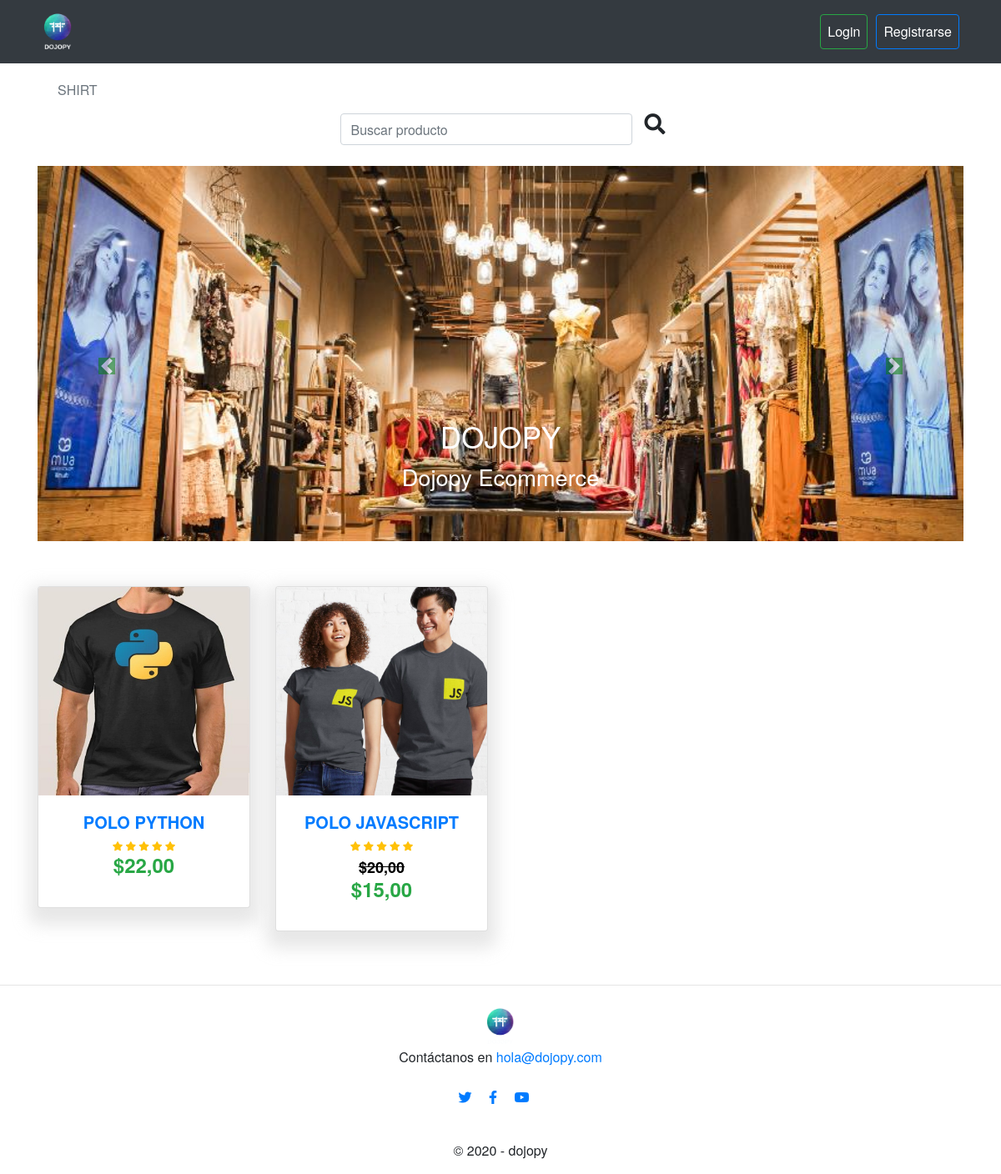
The page / on the database its author committed.
### product/models.py (models this page shows, shortened)
class Ecommerce(models.Model):
    user = models.OneToOneField(settings.AUTH_USER_MODEL, on_delete=models.CASCADE, related_name='owner')
    name = models.CharField(max_length=250, verbose_name="Nombre de Tienda")
    logo = models.ImageField(upload_to='ecommerce_logo/',blank=False, verbose_name="Logo de Empresa")
    phone = models.CharField(max_length=250, verbose_name="Telefono")
    email = models.EmailField()
    descripcion = models.TextField(max_length=500, verbose_name="Descripción")

class Category(models.Model):
    title = models.CharField(max_length=300, verbose_name="nombre")
    primaryCategory = models.BooleanField(default=False, verbose_name="Categoria primaria")

class ImagesCover(models.Model):
    ecommerce = models.ForeignKey('Ecommerce', on_delete=models.CASCADE)
    cover = models.ImageField(upload_to='covers/', verbose_name='cover')

class Product(models.Model):
    ecommerce = models.ForeignKey('Ecommerce', on_delete=models.CASCADE, verbose_name="Nombre de Tienda")
    name = models.CharField(max_length=300, verbose_name="Nombre de Producto")
    category = models.ForeignKey('Category', on_delete=models.CASCADE, verbose_name="Categoria")
    slug = models.SlugField()
    price = models.FloatField(verbose_name="Precio")
    discount_price = models.FloatField(blank=True, null=True,verbose_name="Precio con Descuento")
    preview_text = models.TextField(max_length=250, verbose_name='Texto Previo')
    detail_text = models.TextField(max_length=1000, verbose_name='Detalle de Producto')
    image_product = models.ImageField(upload_to='products/', blank=True, verbose_name="Imagen de producto")

### home/views.py (the view, shortened to what this page needs)
# urls.py: path('', views.home, name='home'),
def home(request):
    ecommerce = Ecommerce.objects.get(name='dojopy')
    categories = Category.objects.all()
    object_list = Product.objects.all()
    imges_cover = ImagesCover.objects.filter(ecommerce=ecommerce.id)
    count_order = 0
    context = {
        'user': request.user,
        'ecommerce': ecommerce,
        'categories': categories,
        'object_list': object_list,
        'imges_cover': imges_cover,
        'count_order': count_order
    }
    print(ecommerce.name)
    return render(request, 'home.html', context)

### templates/home.html (shortened to what this page needs)
{% extends "base.html" %}
{% load humanize %}
{% block content %}
  <main>
    <div class="container">
      <nav class="navbar navbar-expand-lg navbar-dark mdb-color lighten-3">
        <div class="collapse navbar-collapse" id="basicExampleNav">
          <ul class="navbar-nav mr-auto">
            {% for item in  categories %}
                <li class="nav-item active">
                  <a class="nav-link text-secondary" href="#">{{item.title.upper}}</a>
                </li>
            {% endfor %}
          </ul>
        </div>
      </nav>
      <div class="row" style="place-content:center;padding-bottom:25px">
              <div class="md-form my-0 col-4 border-0">
                  <input class="form-control mr-sm-2" type="text" placeholder="Buscar producto" aria-label="Search">
              </div>
              <span style="margin-right:10px;font-size:25px" class="fa fa-search" aria-hidden="true"></span>
      </div>
      {% include "carousel.html" %}
    <br>
      <section class="text-center mb-4">
        <div class="row wow fadeIn">
          {% for item in object_list %}
              <div class="col-lg-3 col-md-6 mb-4">
                <div class="card mb-3 zoom">
                    <a href="{% url 'item_detail' item.slug %}">
                        <div class="view overlay">
                            <img height="250px" src="{{ item.image_product.url }}" class="card-img-top">
                        </div>
                        <div class="card-body text-center">
                          <h5>
                            <strong>
                                {{ item.name.upper }}
                            </strong>
                          </h5>
                    </a>
                    <div class="text-warning" style="font-size:0.7rem">
                        <span class="fa fa-star">
                        </span>
                        <span class="fa fa-star">
                        </span>
                        <span class="fa fa-star">
                        </span>
                        <span class="fa fa-star">
                        </span>
                        <span class="fa fa-star">
                        </span>
                    </div>
                    <h4 class="font-weight-bold blue-text">
                      <strong>
                      {% if item.discount_price %}
                      <p class="text-success">
                        <del style="font-size: 18px; color: black"><span >${{ item.price | floatformat:2| intcomma }} </span></del>
                          <br>
                        <span>${{ item.discount_price |floatformat:2|intcomma }} </span>
                      </p>
                      {% else %}
                      <p class="text-success">
                          <span>${{ item.price | floatformat:2| intcomma }} </span>
                      </p>
                      {% endif %}
                      </strong>
                    </h4>
                  </div>
                </div>
            </div>
                {% endfor %}
  </main>
{% endblock content %}

### templates/base.html (shortened to what this page needs)
{% load static %}
<!DOCTYPE html>
<html lang="en">
<head>
    <link rel="stylesheet" href="https://use.fontawesome.com/releases/v5.8.1/css/all.css">
    <link rel="stylesheet" href="https://stackpath.bootstrapcdn.com/bootstrap/4.5.2/css/bootstrap.min.css">
    <link rel="stylesheet" href="{% static '/css/styles.css' %}">
</head>
{% include "navbar.html" %}
<body>
    <div style="padding-bottom:80px"></div>
    {% block content %}
    {% endblock %}
</body>
{% include "footer.html" %}
</html>

### templates/navbar.html (shortened to what this page needs)
{% load static %}
<nav class="navbar navbar-dark bg-dark navbar-expand-lg fixed-top">
    <div class="container">
      <a class="navbar-brand waves-effect" href="/">
         <img height="50px" src="{% if ecommerce %}{{ecommerce.logo.url}}{% else %}/static/images/dojopy-logo-tran.png{% endif %}" alt="">
     </a>
      <div class="collapse navbar-collapse" id="navbarSupportedContent">
        <ul class="navbar-nav nav-flex-icons">
          {% if request.user.is_authenticated %}
          <li class="nav-item" style="margin:5px">
            <a href="" class="nav-link btn btn-outline-success text-white">
              <span class="badge red z-depth-1 mr-1" style="font-size: 15px"> {{ count_order }} </span>
              <i class="fas fa-shopping-cart"></i>
              <span class="clearfix d-none d-sm-inline-block"> Tu carro </span>
            </a>
          </li>
          <li class="nav-item" style="margin:5px">
            <a class="nav-link btn btn-outline-primary text-white waves-effect" href="{% url 'account_logout' %}">
              <span class="clearfix d-none d-sm-inline-block"> Logout </span>
            </a>
          </li>
          <li class="nav-item" style="margin:5px">
            <a class="nav-link btn btn-outline-primary text-white waves-effect" href="/">
                <img height="20px" src="{% static 'img/avatar.png' %}"  alt="">
              <span class="clearfix d-none d-sm-inline-block"> Mi cuenta ({{request.user.username}})  </span>
            </a>
          </li>
          {% else %}
          <li class="nav-item" style="margin:5px">
            <a class="nav-link btn btn-outline-success text-white waves-effect" href="{% url 'account_login' %}">
              <span class="clearfix d-none d-sm-inline-block"> Login </span>
            </a>
          </li>
          <li class="nav-item" style="margin:5px">
            <a class="nav-link btn btn-outline-primary text-white waves-effect" href="{% url 'account_signup' %}">
              <span class="clearfix d-none d-sm-inline-block"> Registrarse </span>
            </a>
          </li>
          {% endif %}
        </ul>
      </div>
    </div>
  </nav>

### templates/carousel.html (shortened to what this page needs)
<div class="bd-example">
  <div id="carouselExampleCaptions" class="carousel slide" data-ride="carousel">
    <div class="carousel-inner">
        {% for item in imges_cover|slice:":5" %}
            {% if forloop.first %}
                <div class="carousel-item active">
            {% else %}
                <div class="carousel-item ">
            {% endif %}
                <img style="background-size: cover;" height="450px" src="{{item.cover.url}}" class="d-block w-100" alt="...">
                <div class="carousel-caption d-none d-md-block" style="color:black ">
                  <h5 style="color:white; font-size:2.2rem">{{ecommerce.name.upper}}</h5>
                  <p style="color:white; font-size:1.7rem">{{ecommerce.descripcion.title}}</p>
                </div>
              </div>
      {% endfor %}
    </div>
    <a class="carousel-control-prev" href="#carouselExampleCaptions" role="button" data-slide="prev">
      <span style="background-color:green" class="carousel-control-prev-icon" aria-hidden="true"></span>
    </a>
    <a class="carousel-control-next" href="#carouselExampleCaptions" role="button" data-slide="next">
      <span style="background-color:green" class="carousel-control-next-icon" aria-hidden="true"></span>
    </a>
  </div>
</div>

### templates/footer.html
<footer class="page-footer text-center font-small mt-4 wow fadeIn">
    <hr class="my-4">
    <img height="50px" src="{{ecommerce.logo.url}}" alt="">
    <div class="">
        Contáctanos en <a href="#">{{ecommerce.email}}</a>
        <br><br>
    </div>
    <div class="pb-4">
        <a href="https://twitter.com/MDBootstrap" target="_blank">
            <i class="fab fa-twitter mr-3"></i>
        </a>
        <a href="https://www.facebook.com/mdbootstrap" target="_blank">
            <i class="fab fa-facebook-f mr-3"></i>
        </a>
        <a href="https://www.youtube.com/watch?v=7MUISDJ5ZZ4" target="_blank">
            <i class="fab fa-youtube mr-3"></i>
        </a>
    </div>
    <div class="footer-copyright py-3">
        © 2020 - {{ecommerce.name}}
    </div>
</footer>

### static/assets/css/styles.css (style rules this page uses)
.zoom { transition: transform .2s; margin: 0 auto; box-shadow:0px 10px 20px 10px rgba(221, 221, 221, 0.7); }
* { font-family: "Varela Round", "Helvetica Neue", "Helvetica", "Arial", sans-serif; }
html, body, header, .carousel { height: 60vh; }

### rows shown on the page
Ecommerce: logo (picture), name "DOJOPY", descripcion "Dojopy Ecommerce", email "hola@dojopy.com", name "dojopy"
Category: title "SHIRT"
ImagesCover: cover (picture)
Product: image_product (picture), name "POLO PYTHON", price "22,00"
Product: image_product (picture), name "POLO JAVASCRIPT", price "20,00", discount_price "15,00"
